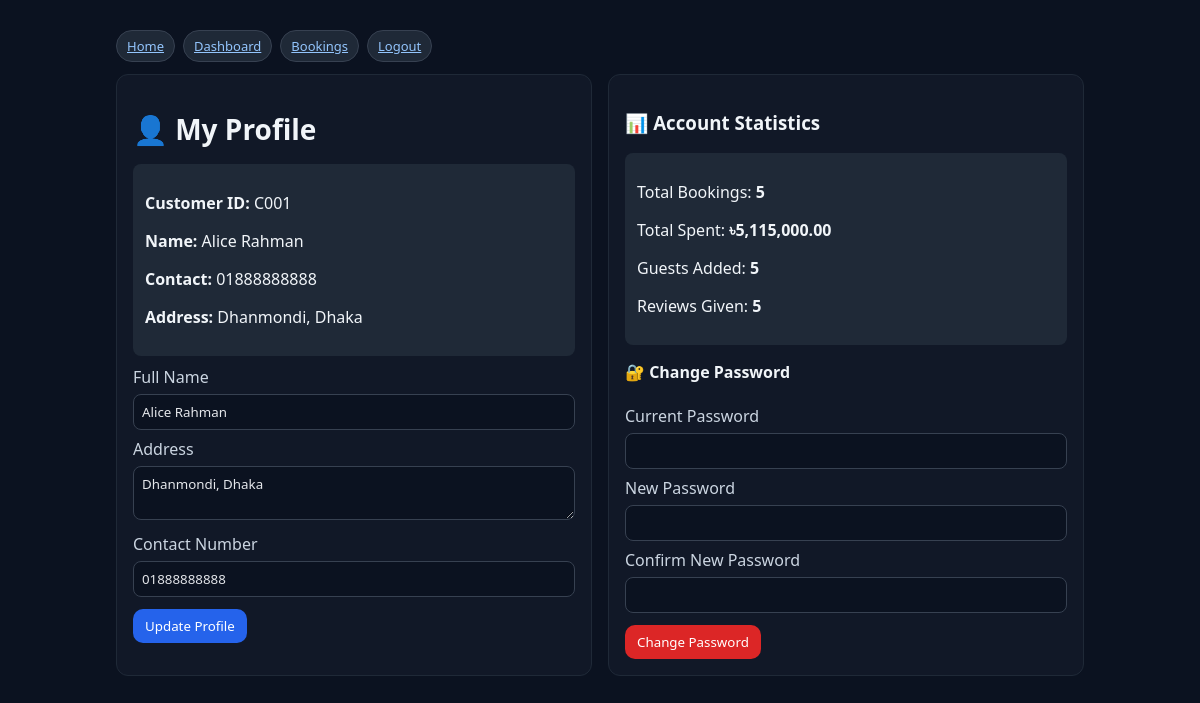
Screenshot of /client/profile.php (signed in) with the database file from the repository.
### tables this page shows
CREATE TABLE Customers (
    customer_id VARCHAR(5) PRIMARY KEY,
    customer_pass VARCHAR(60) NOT NULL,
    customer_name VARCHAR(100),
    customer_address VARCHAR(200),
    customer_contact VARCHAR(20)
);

### client/profile.php (the view, shortened to what this page needs)
<?php
require_once __DIR__ . '/../includes/db.php';
$action = $_GET['action'] ?? '';
if(isset($_SESSION['role']) && $_SESSION['role']==='client'){
    $customer_id = $_SESSION['customer_id'];
    $me = $pdo->prepare("SELECT * FROM Customers WHERE customer_id=?");
    $me->execute([$customer_id]);
    $me = $me->fetch();
    $stats = $pdo->prepare("
        SELECT
            COUNT(DISTINCT b.booking_id) as total_bookings,
            COALESCE(SUM(b.total_cost), 0) as total_spent,
            COUNT(DISTINCT g.guest_id) as total_guests,
            COUNT(DISTINCT f.feedback_id) as total_reviews
        FROM Customers c
        LEFT JOIN Bookings b ON c.customer_id = b.customer_id
        LEFT JOIN Guests g ON c.customer_id = g.customer_id
        LEFT JOIN Feedback f ON c.customer_id = f.customer_id
        WHERE c.customer_id = ?
    ");
    $stats->execute([$customer_id]);
    $stats = $stats->fetch();
}
?>
<!doctype html>
<html><head><meta charset="utf-8"><link rel="stylesheet" href="../assets/style.css"><title>Profile</title></head><body>
<div class="container">
  <div class="nav">
    <a class="badge" href="../index.php">Home</a>
    <?php if(isset($_SESSION['role']) && $_SESSION['role']==='client'): ?>
      <a class="badge" href="dashboard.php">Dashboard</a>
      <a class="badge" href="my_bookings.php">Bookings</a>
    <?php endif; ?>
    <a class="badge" href="../logout.php">Logout</a>
  </div>
  <?php if($action==='register' && (!isset($_SESSION['role']) || $_SESSION['role']!=='client')): ?>
    <div class="card">
      <h1>🆕 Create Account</h1>
      <form method="post" class="row">
        <label>Customer ID *</label>
        <input name="customer_id" required placeholder="e.g. C003" pattern="C[0-9]+" title="Format: C001, C002, etc."/>
        <label>Password *</label>
        <input type="password" name="customer_pass" required minlength="3" />
        <label>Full Name</label>
        <input name="customer_name" placeholder="Your full name" />
        <label>Address</label>
        <textarea name="customer_address" rows="2" placeholder="Your address"></textarea>
        <label>Contact Number</label>
        <input name="customer_contact" placeholder="Phone number" />
        <button style="background:#059669;font-size:16px;">Create Account</button>
      </form>
      <p style="margin-top:16px;">Already have an account? <a href="../index.php">Login here</a></p>
    </div>
  <?php elseif(isset($me)): ?>
    <div class="grid">
      <div class="card">
        <h1>👤 My Profile</h1>
        <div style="background:#1f2937;padding:12px;border-radius:8px;margin:10px 0;">
          <p><strong>Customer ID:</strong> <?=htmlspecialchars($me['customer_id'])?></p>
          <p><strong>Name:</strong> <?=htmlspecialchars($me['customer_name'] ?: 'Not set')?></p>
          <p><strong>Contact:</strong> <?=htmlspecialchars($me['customer_contact'] ?: 'Not set')?></p>
          <p><strong>Address:</strong> <?=htmlspecialchars($me['customer_address'] ?: 'Not set')?></p>
        </div>
        <form method="post" class="row" action="?action=update">
          <label>Full Name</label>
          <input name="customer_name" value="<?=htmlspecialchars($me['customer_name'])?>" />
          <label>Address</label>
          <textarea name="customer_address" rows="2"><?=htmlspecialchars($me['customer_address'])?></textarea>
          <label>Contact Number</label>
          <input name="customer_contact" value="<?=htmlspecialchars($me['customer_contact'])?>" />
          <button>Update Profile</button>
        </form>
      </div>
      <div class="card">
        <h3>📊 Account Statistics</h3>
        <div style="background:#1f2937;padding:12px;border-radius:8px;">
          <p>Total Bookings: <strong><?=$stats['total_bookings']?></strong></p>
          <p>Total Spent: <strong>৳<?=number_format($stats['total_spent'], 2)?></strong></p>
          <p>Guests Added: <strong><?=$stats['total_guests']?></strong></p>
          <p>Reviews Given: <strong><?=$stats['total_reviews']?></strong></p>
        </div>
        <h4 style="margin-top:16px;">🔐 Change Password</h4>
        <form method="post" action="?action=change_password" class="row">
          <label>Current Password</label>
          <input type="password" name="current_password" required />
          <label>New Password</label>
          <input type="password" name="new_password" required minlength="3" />
          <label>Confirm New Password</label>
          <input type="password" name="confirm_password" required />
          <button style="background:#dc2626;">Change Password</button>
        </form>
      </div>
    </div>
  <?php endif; ?>
</div>
</body></html>

### assets/style.css (style rules this page uses)
* { box-sizing:border-box;font-family:system-ui,Segoe UI,Roboto,Arial }
body { margin:0;background:#0b1220;color:#f1f5f9 }
a { color:#93c5fd }
.container { max-width:1000px;margin:30px auto;padding:0 16px }
h1 { font-size:28px;margin-bottom:16px }
.grid { display:grid;grid-template-columns:repeat(auto-fit,minmax(280px,1fr));gap:16px }
.card { background:#111827;border:1px solid #1f2937;border-radius:12px;padding:16px }
label { display:block;margin-top:8px;color:#cbd5e1 }
input,select,textarea { width:100%;padding:8px;border-radius:8px;border:1px solid #374151;background:#0b1220;color:#e5e7eb;margin-top:6px }
button { margin-top:12px;padding:8px 12px;border:0;border-radius:10px;background:#2563eb;color:white;cursor:pointer }
.nav { display:flex;gap:8px;margin-bottom:12px }
.badge { background:#1f2937;border:1px solid #374151;border-radius:999px;padding:6px 10px;font-size:13px }

### rows the page displays
customers: customer_id "C001", customer_name "Alice Rahman", customer_contact "01888888888", customer_address "Dhanmondi, Dhaka"

### other values shown
$stats['total_bookings'] "5"
$stats['total_spent'] "5,115,000.00"
$stats['total_guests'] "5"
$stats['total_reviews'] "5"
